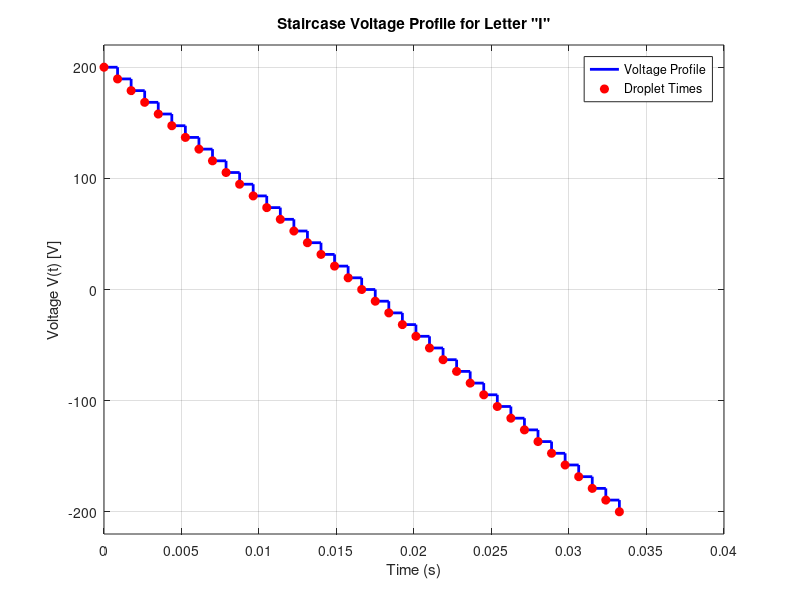
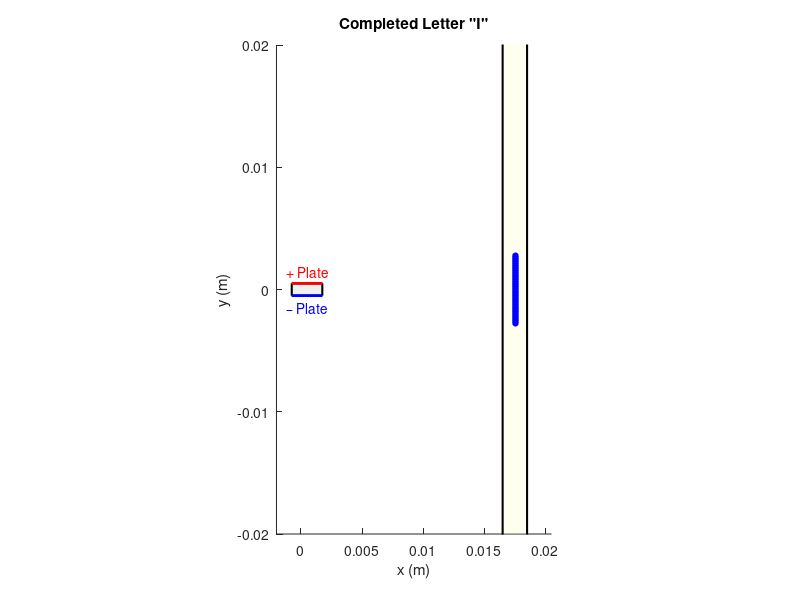

MATLAB code for these plots, in order:
%% Inkjet Printer Simulation - Letter "I" 5mm, ±200V
clear; clc; close all;

%% -------- Physical Parameters --------
Vx = 20;                 % horizontal velocity (m/s)
m  = 2.7e-7;             % droplet mass (kg)
q  = -1.9e-10;             % droplet charge (C)
W  = 1e-3;              % capacitor plate spacing (m)
L1 = 5e-3;              % capacitor length (m) .5 mm
L2 = 1.25e-2;              % distance from capacitor to paper (m) 1.25mm
Vmax = 200;             % maximum voltage applied (V)

dpi = 100;              % dots per inch
inch = 0.0254;          % meters in 1 inch
line_height = 0.01;    % 5 mm tall letter
num_dots = round(dpi * (line_height / inch));

T = L1 / Vx;            % time inside capacitor
t_flight = L2 / Vx;     % time from capacitor to paper
x_paper = L1 + L2;      % horizontal location of paper

%% -------- Droplet motion with no voltage --------
t_no_voltage = x_paper / Vx;
fprintf('Time for droplet to reach paper with no voltage: %.6f s\n', t_no_voltage);

%% -------- Vertical target positions --------
y_target = linspace(-line_height/2, line_height/2, num_dots);

%% -------- Compute Voltages --------
Vy = y_target / t_flight;      % vertical velocity needed at exit
ay = Vy / T;                    % acceleration in capacitor
E  = (m .* ay) ./ q;            % required electric field
V  = E .* W;                     % voltage required

% Clamp voltages to ±Vmax
V = V * Vmax / max(abs(V));

%% -------- Compute time stamps --------
time_stamps = (0:num_dots-1) * (T + t_flight);
total_time = time_stamps(end);
fprintf('Total time to draw letter "I": %.6f s\n', total_time);

%% -------- Plot staircase voltage --------
figure('Name','Voltage Staircase','Color','w','Position',[100 100 800 400]);
stairs(time_stamps, V, 'LineWidth', 2, 'Color', 'b');
hold on;
plot(time_stamps, V, 'ro', 'MarkerFaceColor','r');
xlabel('Time (s)'); ylabel('Voltage V(t) [V]');
title('Staircase Voltage Profile for Letter "I"');
grid on;
ylim([-Vmax-20, Vmax+20]);
legend('Voltage Profile','Droplet Times','Location','best');
drawnow;

%% -------- Animation Settings --------
speed_scale = 10;           
Vx_slow = Vx / speed_scale; 
pause_time = 0.00019;        
dt = 0.00029;                
animation_enabled = true;   

    %% -------- Animation Setup --------
    if animation_enabled
    fig_anim = figure('Name','Droplet Animation','Color','w','Position',[900 100 800 600]);
    hold on; axis equal;
    xlabel('x (m)'); ylabel('y (m)');
    xlim([-0.002, L1 + L2 + 0.003]);
    ylim([-line_height, line_height]*2);  % scale to show paper and capacitor
    title('Droplet Traveling Through Capacitor - Letter "I"');

    %% Draw capacitor
    x_offset = 0.00025;          
    cap_length_scale = 0.5;    
    L1_draw = L1 * cap_length_scale;

    cap_x = [-0.001 + x_offset, -0.001 + L1_draw + x_offset, ...
             -0.001 + L1_draw + x_offset, -0.001 + x_offset];
    cap_y = [-W/2, -W/2, W/2, W/2];

    fill(cap_x, cap_y, [0.8 0.8 0.8], 'FaceAlpha',0.3, 'EdgeColor','k','LineWidth',1.5);
    line([-0.001 + x_offset, -0.001 + L1_draw + x_offset], [W/2 W/2], 'Color','r','LineWidth',2);
    line([-0.001 + x_offset, -0.001 + L1_draw + x_offset], [-W/2 -W/2], 'Color','b','LineWidth',2);
    text(-0.001 + L1_draw/2 + x_offset, W/2 + 0.001, '+ Plate','Color','r','HorizontalAlignment','center');
    text(-0.001 + L1_draw/2 + x_offset, -W/2 - 0.001, '– Plate','Color','b','HorizontalAlignment','center');

    %% Draw paper
    paper_x = -0.001 + L1 + L2;
    paper_width = 0.002;
    paper_height = 0.05;  % slightly larger for visibility
    px = [paper_x, paper_x+paper_width, paper_x+paper_width, paper_x];
    py = [-paper_height/2, -paper_height/2, paper_height/2, paper_height/2];
    fill(px, py, [1,1,0.8], 'EdgeColor','k','FaceAlpha',0.3,'LineWidth',1.5);
    text(paper_x + paper_width/2, paper_height/2 + 0.001, 'Paper', ...
         'HorizontalAlignment','center','FontSize',10,'Color',[0.3 0.3 0.3]);

    %% Pre-allocate final dot positions
    dot_positions = zeros(num_dots, 2);

    %% -------- Droplet Animation --------
    fprintf('Animating %d droplets...\n', num_dots);

    for k = 1:num_dots
    % Initialize droplet
    droplet = plot(-0.001, 0, 'ko', 'MarkerFaceColor', 'k', 'MarkerSize',6);
    trajectory = plot(NaN, NaN, 'k-', 'LineWidth', 0.5);

    % -------- Initialize position and velocity --------
    x = -0.001 - 0.00175;   % Start 1.75 mm farther back
    y = 0;
    Vy_inst = 0;

    % Determine acceleration direction based on voltage sign
    if V(k) >= 0
        ay_now = abs(q * V(k)/W) / m;   % positive voltage: top to bottom
    else
        ay_now = -abs(q * V(k)/W) / m;  % negative voltage: bottom to top
    end

    hit_capacitor = false;

    while x < (L1 + L2)
        % -------- Acceleration only inside capacitor --------
        a_now = (x >= 0 && x <= L1) * ay_now;

        % Update velocity & position
        Vy_inst = Vy_inst + a_now*dt;
        y = y + Vy_inst*dt;
        x = x + Vx_slow*dt;

        % Check for capacitor collision
        if (x >= 0 && x <= (L1-.0031)) && (y >= W/2 || y <= -W/2)
            hit_capacitor = true;
            break;
        end

        % Update droplet marker
        if ishandle(droplet)
            set(droplet,'XData',x,'YData',y);
        end
        drawnow limitrate;
        pause(pause_time);
    end

    % Record final position if droplet didn't hit plates
    if ~hit_capacitor
        dot_positions(k,:) = [x, y];
        plot(x, y, 'bo', 'MarkerFaceColor','b','MarkerSize',4);
    end

    % Remove moving droplet
    if ishandle(droplet); delete(droplet); end
    if ishandle(trajectory); delete(trajectory); end
end

    % Plot all final dots
    plot(dot_positions(:,1), dot_positions(:,2), 'b.', 'MarkerSize',10);
    title('Completed Letter "I"');
else
    fprintf('Animation skipped. Voltage plot complete.\n');
end

%% -------- Final Summary --------
fprintf('\n=== SIMULATION RESULTS ===\n');
fprintf('Number of droplets: %d\n', num_dots);
fprintf('Total print time: %.6f s\n', total_time);
fprintf('Voltage range: %.1f V to %.1f V\n', min(V), max(V));
fprintf('Vertical span: %.1f mm\n', (max(y_target)-min(y_target))*1000);
disp('Simulation complete!');